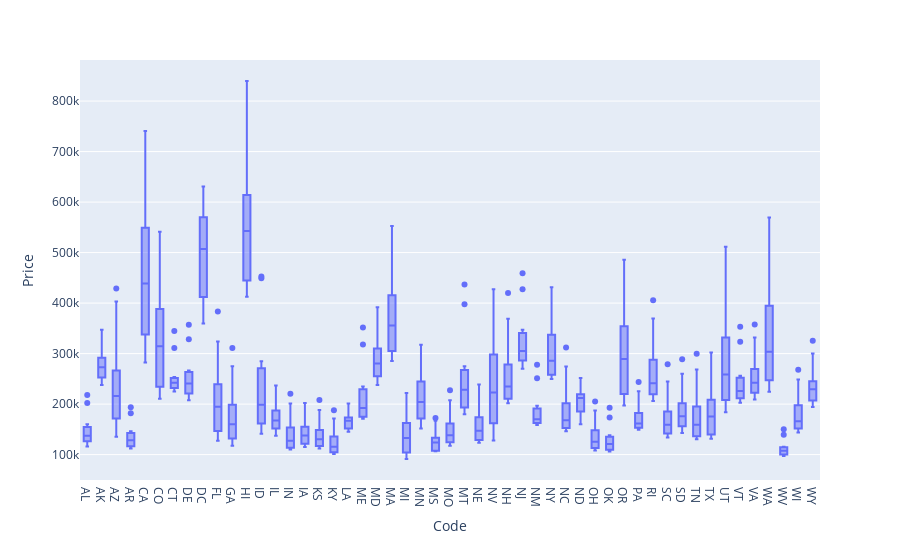

This figure's notebook cell:
### Code cell
fig = px.box(df, x='Code',y='Price')
fig.show()

### Figure 1 — Plotly figure (JSON) as saved in the notebook; plotly's stock layout.template omitted (floating-point values rounded to 4 significant figures; data arrays with more than 128 entries replaced by an {"elided": "..."} marker saying what was removed)
{"data": [{"alignmentgroup": "True", "hovertemplate": "Code=%{x}<br>Price=%{y}<extra></extra>", "legendgroup": "", "marker": {"color": "#636efa"}, "name": "", "notched": false, "offsetgroup": "", "orientation": "v", "showlegend": false, "type": "box", "x": {"elided": "612 str values"}, "x0": " ", "xaxis": "x", "y": {"elided": "612 float values"}, "y0": " ", "yaxis": "y"}], "layout": {"boxmode": "group", "legend": {"tracegroupgap": 0}, "margin": {"t": 60}, "xaxis": {"anchor": "y", "domain": [0, 1], "title": {"text": "Code"}}, "yaxis": {"anchor": "x", "domain": [0, 1], "title": {"text": "Price"}}}}
